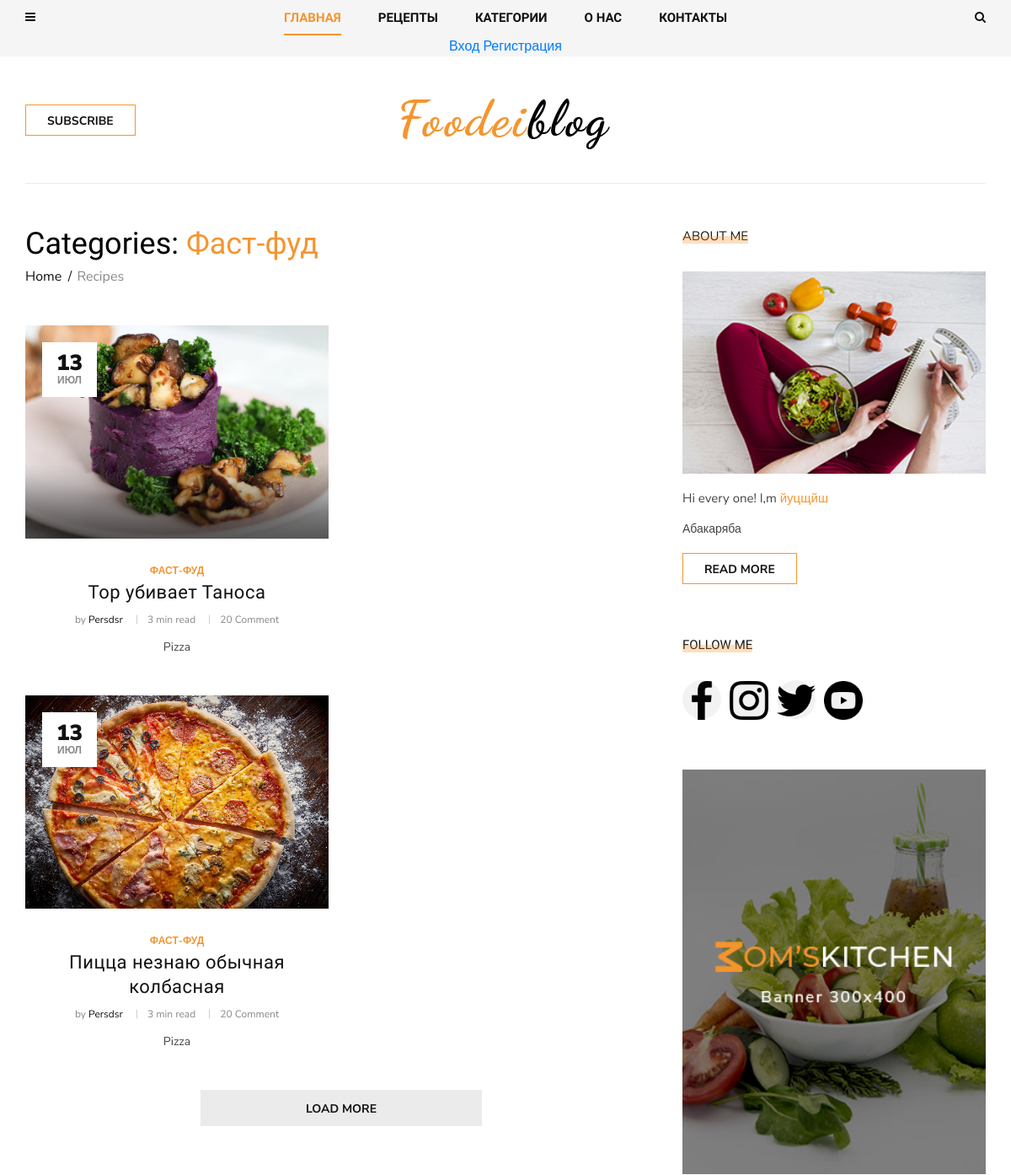
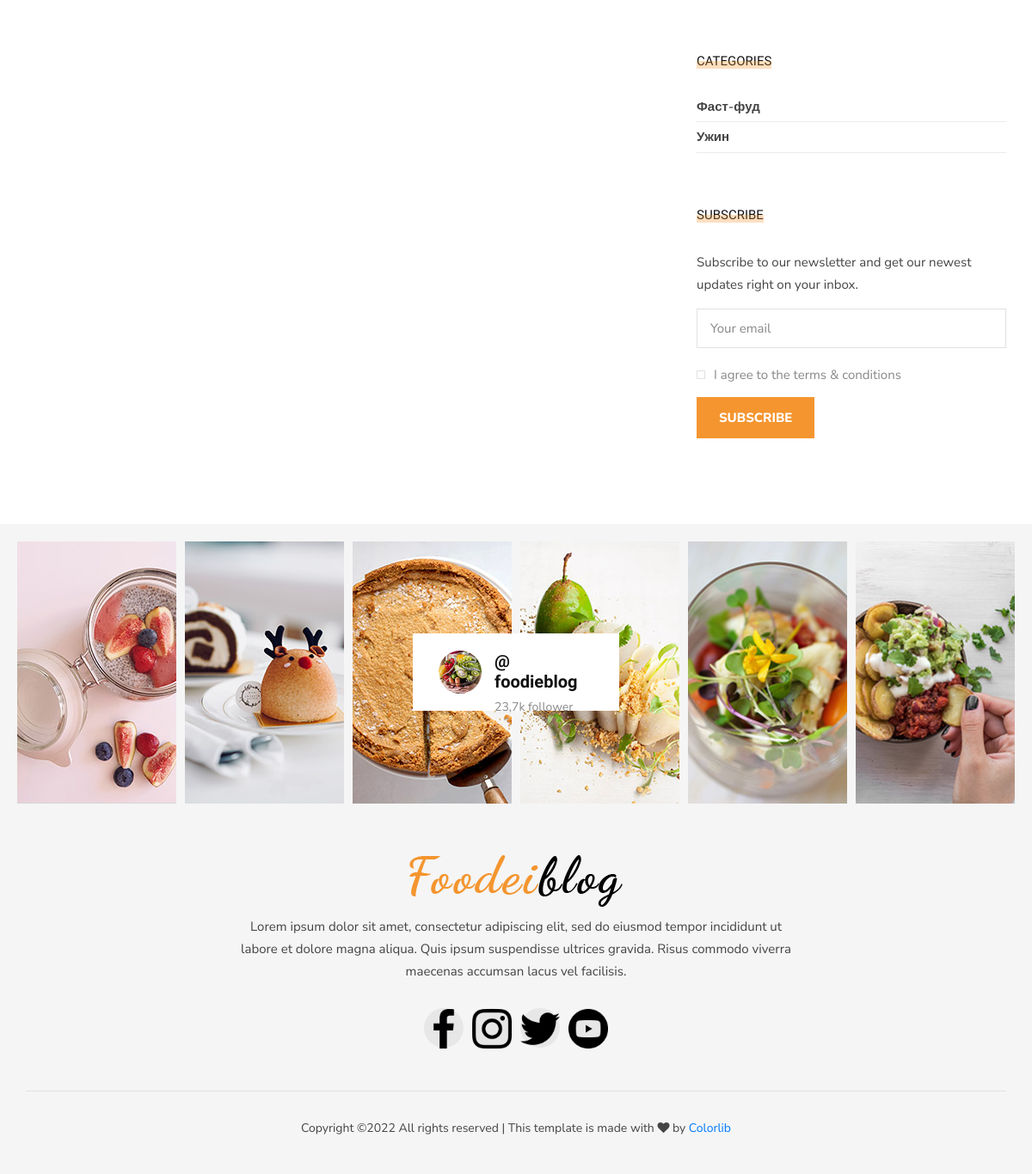
The app's page /fast-food/ with its own data (2 pictures, top to bottom).
### blog/models.py (models this page shows, shortened)
class Post(models.Model):
    author = models.ForeignKey(User, related_name='posts', on_delete=models.CASCADE)
    title = models.CharField(max_length=200)
    image = models.ImageField(upload_to='articles/')
    text = models.TextField()
    category = models.ForeignKey(
        Category,
        related_name='post',
        on_delete=models.SET_NULL,
        null=True
    )
    tags = models.ManyToManyField(Tag, related_name='post')
    create_at = models.DateTimeField(auto_now_add=True)
    slug = models.SlugField(max_length=200, null=True, unique=True)
    def get_absolute_url(self):
        return reverse('post_single', kwargs={'slug': self.category.slug, 'post_slug': self.slug})

class Category(MPTTModel):
    name = models.CharField(max_length=100)
    slug = models.SlugField(max_length=100, unique=True)
    parent = TreeForeignKey(
        'self',
        related_name='children',
        on_delete=models.SET_NULL,
        null=True,
        blank=True
    )
    def __str__(self):
        return self.name
    class MPTTMeta:
        order_insertion_by = ['name']

### contact/models.py (models this page shows, shortened)
class About(models.Model):
    name = models.CharField(max_length=50, default='')
    text = RichTextField()
    mini_text = RichTextField()
    def get_first_image(self):
        item = self.about_images.first()
        return item.image.url

class ImageAbout(models.Model):
    image = models.ImageField(upload_to='about/')
    page = models.ForeignKey(About, on_delete=models.CASCADE, related_name='about_images')
    alt = models.CharField(max_length=100)

class Social(models.Model):
    icon = models.FileField(upload_to='icons/')
    name = models.CharField(max_length=200)
    link = models.URLField()

### blog/views.py (the view)
# urls.py: path('<slug:slug>/', views.PostListView.as_view(), name='post_list'),
class PostListView(ListView):
    model = Post
    def get_queryset(self):
        return Post.objects.order_by('?').filter(category__slug=self.kwargs.get('slug')).select_related('category')

### blog/templatetags/menu_tags.py (called while the page is built)
def get_all_categories():
    return Category.objects.all()

@register.simple_tag()
def get_list_categories():
    return get_all_categories()

@register.inclusion_tag('blog/include/tags/top_menu.html')
def get_categories():
    category = get_list_categories()
    return {'list_category': category}

@register.inclusion_tag('blog/include/tags/recipe_tag.html')
def get_last_posts():
    posts = Post.objects.select_related('category').order_by('-id')[:5]
    return {'list_last_post': posts}

### contact/templatetags/social_tags.py (called while the page is built)
@register.simple_tag()
def get_social_links():
    return Social.objects.all()

@register.simple_tag()
def get_about():
    return About.objects.last()

### templates/blog/post_list.html
{% extends 'base.html' %}
{% block content %}
    <section class="categories categories-grid spad">
        <div class="categories__post">
            <div class="container">
                <div class="categories__grid__post">
                    <div class="row">
                        <div class="col-lg-8 col-md-8">
                            <div class="breadcrumb__text">
                                <h2>Categories: <span>{{ post_list.first.category.name }}</span></h2>
                                <div class="breadcrumb__option">
                                    <a href="#">Home</a>
                                    <span>Recipes</span>
                                </div>
                            </div>
                            <div class="row">
                                <div class="col-lg-6 col-md-6 col-sm-6">
                                    {% for post in post_list %}
                                    <div class="categories__post__item">
                                        <div class="categories__post__item__pic small__item set-bg"
                                            data-setbg="{{ post.image.url }}">
                                            <div class="post__meta">
                                                <h4>{{ post.create_at|date:'d'}}</h4>
                                                <span>{{ post.create_at|date:'M' }}</span>
                                            </div>
                                        </div>
                                        <div class="categories__post__item__text">
                                            <span class="post__label">{{ post.category }}</span>
                                            <h3><a href="{{ post.get_absolute_url }}">{{ post.title }}</a></h3>
                                            <ul class="post__widget">
                                                <li>by <span>{{ post.author }}</span></li>
                                                <li>3 min read</li>
                                                <li>20 Comment</li>
                                            </ul>
                                            <p>{{ post.text|slice:'250' }}</p>
                                        </div>
                                    </div>
                                    {% endfor %}
                                </div>
                                <div class="col-lg-12 text-center">
                                    <div class="load__more__btn">
                                        <a href="#">Load more</a>
                                    </div>
                                </div>
                            </div>
                        </div>
                        {% include 'blog/include/sidebar.html' %}
                    </div>
                </div>
            </div>
        </div>
    </section>
{% endblock content %}

### templates/blog/include/sidebar.html (shortened to what this page needs)
{% load social_tags %}
<div class="col-lg-4 col-md-4">
    <div class="sidebar__item">
        <div class="sidebar__about__item">
            <div class="sidebar__item__title">
                <h6>About me</h6>
            </div>
            {% get_about as about %}
            <img src="{{ about.get_first_image }}" alt="">
            <h6>Hi every one! I,m <span>{{ about.name }}</span></h6>
            <p>{{ about.mini_text|safe }}</p>
            <a href="{% url 'about' %}" class="primary-btn">Read more</a>
        </div>
        <div class="sidebar__follow__item">
            <div class="sidebar__item__title">
                <h6>Follow me</h6>
            </div>
            <div class="sidebar__item__follow__links">
                {% get_social_links as social_links %}
                {% for item in social_links %}
                    <a href="{{ item.link }}"><img src="{{ item.icon.url }}"></a>
                {% endfor %}
            </div>
        </div>
        <div class="sidebar__item__banner">
            <img src="/static/img/sidebar/banner.jpg" alt="">
        </div>
        <div class="sidebar__item__categories">
            <div class="sidebar__item__title">
                <h6>Categories</h6>
            </div>
            {% include './sidebar_category.html' %}
        </div>
        <div class="sidebar__subscribe__item">
            <div class="sidebar__item__title">
                <h6>Subscribe</h6>
            </div>
            <p>Subscribe to our newsletter and get our newest updates right on your inbox.</p>
            <form action="#">
                <input type="text" class="email-input" placeholder="Your email">
                <label for="s-agree-check">
                    I agree to the terms & conditions
                    <span class="checkmark"></span>
                </label>
                <button type="submit" class="site-btn">Subscribe</button>
            </form>
        </div>
    </div>
</div>

### templates/blog/include/sidebar_category.html
{% load menu_tags %}
    <ul>
    {% get_list_categories as list_category %}
        {% for node in list_category %}
          <li><a href="{% url 'post_list' node.slug %}">{{ node.name }}</a></li>
        {% endfor %}
    </ul>

### templates/footer.html (shortened to what this page needs)
{% load static %}
{% load social_tags cache %}
<footer class="footer">
        <div class="container-fluid">
            <div class="footer__instagram">
                <div class="footer__instagram__avatar">
                    <div class="footer__instagram__avatar--pic">
                        <img src="{% static 'img/footer/instagram-avatar.jpg' %}" alt="">
                    </div>
                    <div class="footer__instagram__avatar--text">
                        <h5>@ foodieblog</h5>
                        <span>23,7k follower</span>
                    </div>
                </div>
                <div class="row">
                    <div class="col-lg-2 col-md-2 col-sm-4 col-6">
                        <div class="footer__instagram__item set-bg" data-setbg="{% static 'img/footer/ip-1.jpg' %}"></div>
                    </div>
                    <div class="col-lg-2 col-md-2 col-sm-4 col-6">
                        <div class="footer__instagram__item set-bg" data-setbg="{% static 'img/footer/ip-2.jpg' %}"></div>
                    </div>
                    <div class="col-lg-2 col-md-2 col-sm-4 col-6">
                    </div>
                    <div class="col-lg-2 col-md-2 col-sm-4 col-6">
                    </div>
                    <div class="col-lg-2 col-md-2 col-sm-4 col-6">
                        <div class="footer__instagram__item set-bg" data-setbg="{% static 'img/footer/ip-5.jpg' %}"></div>
                    </div>
                    <div class="col-lg-2 col-md-2 col-sm-4 col-6">
                        <div class="footer__instagram__item set-bg" data-setbg="{% static 'img/footer/ip-6.jpg' %}"></div>
                    </div>
                </div>
            </div>
        </div>
        <div class="container">
            <div class="row">
                <div class="col-lg-12">
                    <div class="footer__text">
                        <div class="footer__logo">
                            <a href="#"><img src="{% static 'img/logo.png' %}" alt=""></a>
                        </div>
                        <p>Lorem ipsum dolor sit amet, consectetur adipiscing elit, sed do eiusmod tempor incididunt
                            ut<br /> labore et dolore magna aliqua. Quis ipsum suspendisse ultrices gravida. Risus
                            commodo viverra<br /> maecenas accumsan lacus vel facilisis. </p>
                        <div class="footer__social">
                            {% get_social_links as social_links %}
                                {% for item in social_links %}
                                    <a href="{{ item.link }}"><img class="fa fa-facebook" src="{{ item.icon.url }}"></a>
                                {% endfor %}
                        </div>
                    </div>
                    <div class="footer__copyright">
                        <p>
  Copyright &copy;<script>document.write(new Date().getFullYear());</script> All rights reserved | This template is made with <i class="fa fa-heart" aria-hidden="true"></i> by <a href="https://colorlib.com" target="_blank">Colorlib</a>
  </p>
                    </div>
                </div>
            </div>
        </div>
    </footer>

### records on screen
Post: first.category.name "Фаст-фуд", shows a picture, create_at "13", create_at "ИЮЛ", category "ФАСТ-ФУД", title "Тор убивает Таноса", author "Persdsr", text "Pizza"
Post: shows a picture, create_at "13", create_at "ИЮЛ", category "ФАСТ-ФУД", title "Пицца незнаю обычная колбасная", author "Persdsr", text "Pizza"
About: get_first_image (picture), name "йуцщйш", mini_text "Абакаряба"
Social: icon (picture)
Social: icon (picture)
Social: icon (picture)
Social: icon (picture)
Category: name "Фаст-фуд"
Category: name "Ужин"
